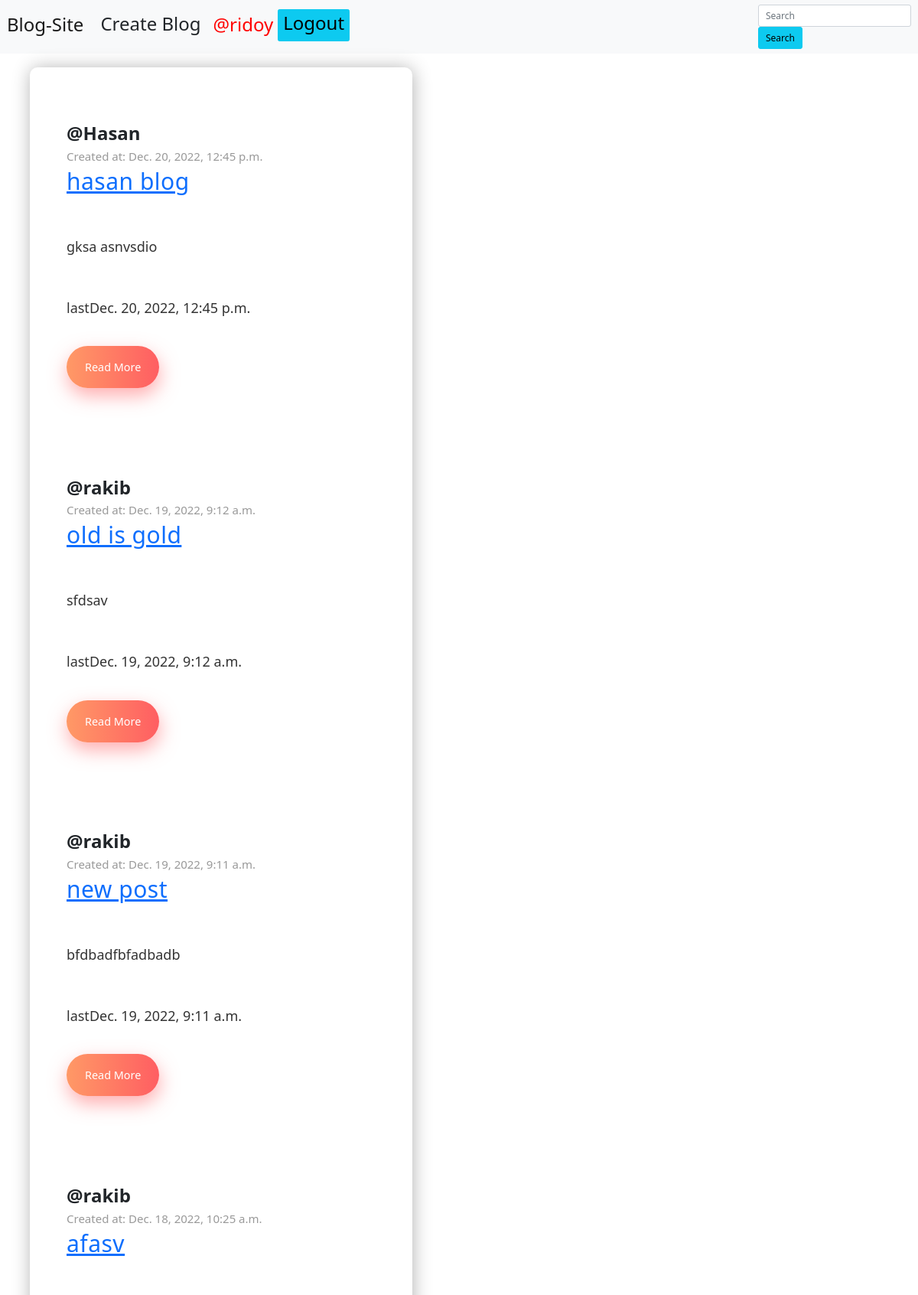
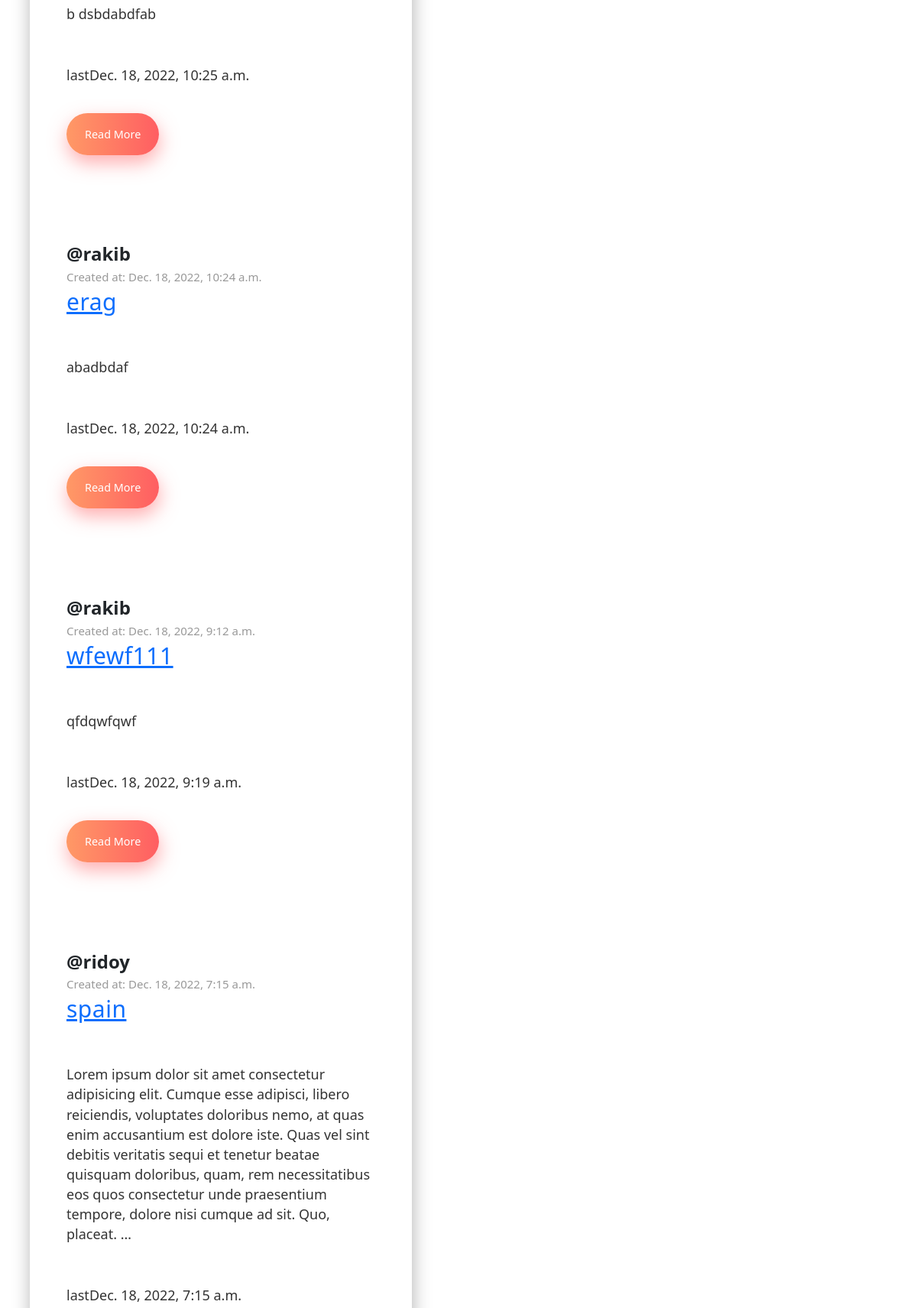
The app's page / (signed in, upper part) with its own data (2 pictures, top to bottom).
### myapp/models.py (models this page shows, shortened)
class Post(models.Model):
  title = models.CharField(max_length=50)
  body = models.TextField()
  author = models.ForeignKey(User, on_delete=models.CASCADE)
  created = models.DateTimeField(auto_now_add=True)
  updated = models.DateTimeField(auto_now=True)
  class Meta:
    ordering=['-created']

### myapp/views.py (the view)
# urls.py: path('',home, name='home' ),
def home(request):
  posts = postSearch(request)
  context = {'title':'Blog-Site', 'post':posts}
  return render(request, 'myapp/index.html',context)

### myapp/views.py (called while the page is built)
def postSearch(request):
  post_search = ""
  if request.GET.get("search"):
    post_search = request.GET.get('search')
  posts = Post.objects.filter(Q(title__icontains=post_search) | Q(body__icontains=post_search))
  return posts

### templates/myapp/index.html
{% extends 'base.html' %}
{% block content %}
<br>
<div class="container">
<div class="card-group">
<div class="blog_post">
{% for posts in post %}
<div class="container_copy">
  <h2><b>@{{posts.author}}</b></h2>
  <h3>Created at: {{posts.created}}</h3>
  <h1><a href="{% url 'post_details' posts.id %}">{{posts.title}}</a></h1>
  <p>{{posts.body|safe|truncatewords:"50"|linebreaks}}</p>
  <p>last{{posts.updated}}</p>
  <a class="btn_primary" href='{% url 'post_details' posts.id %}' target="_blank">Read More</a>
</div>
{% empty %}
 <h2>No post to show</h2>
<hr>
{% endfor %}
</div>
</div>
</div>
{% endblock %}

### templates/base.html (shortened to what this page needs)
<!DOCTYPE html>
{% load static %}
<html lang="en">
<head>
  <link href="https://cdn.jsdelivr.net/npm/bootstrap@5.0.2/dist/css/bootstrap.min.css" rel="stylesheet">
  <link rel="stylesheet" href="{% static 'css/base.css' %}">
</head>
<body>
 <nav class="navbar navbar-expand-lg navbar-light bg-light">
    <div class="container-fluid">
      <a class="navbar-brand" href="{% url 'home' %}"><h2>Blog-Site</h2></a>
      <div class="collapse navbar-collapse" id="navbarSupportedContent">
        <ul class="navbar-nav me-auto mb-2 mb-lg-0">
          <li class="nav-item">
            <a class="btn btn-outline-info;" aria-current="page"  href="{% url 'create_post' %}"><h2>Create Blog</h2></a>
          </li>
          {%  if request.user.is_authenticated %}
           <li class="nav-item">
            <a class="nav-link " href="{% url 'my_account' %}" tabindex="-1" aria-disabled="true"><h2 style="color: red">@{{request.user.username}}</h2></a>
            </li>
            <li class="nav-item">
              <a class="btn btn-info progress-bar-animated btn-sm" href="{% url 'logout' %}" ><h2>Logout</h2></a>
              </li>
          {% else %}
          <a class="btn btn-info progress-bar-animated btn-sm" href="{% url 'login' %}" ><h2>Login</h2></a> &nbsp;
          <a href="{% url 'signup' %}" class="btn btn-success progress-bar-animated btn-lg">Signup</a>
          {% endif %}
        </ul>
        <form action="" method="GET" class="search">
          <input type="text" name="search" placeholder="Search" aria-label="Search" class="form-control me-2">
          <input type="submit" value="Search"  class="btn btn-info">
      </form>
      </div>
    </div>
  </nav>
 {% block content %}
 {% endblock %}
</body>
</html>

### static/css/base.css (style rules this page uses)
* { padding: 0; margin: 0; }
html { font-family: "Roboto", sans-serif; font-size: 12px; }
.blog_post { background: #fff; max-width: 500px; border-radius: 10px; box-shadow: 1px 1px 2rem rgba(0, 0, 0, 0.3); position: relative; }
.container_copy { padding: 6rem 4rem 5rem 4rem; }
h3 { margin: 0 0 0.5rem 0; color: #999; font-size: 1.25rem; }
h1 { margin: 0 0 1rem 0; font-size: 2.5rem; letter-spacing: 0.5px; color: #333; }
p { margin: 0 0 4.5rem 0; font-size: 1.5rem; line-height: 1.45; color: #333; }
.btn_primary { border: none; outline: none; background: linear-gradient(90deg, #ff9966, #ff5e62); padding: 1.5rem 2rem; border-radius: 50px; color: white; font-size: 1.2rem; box-shadow: 1px 10px 2rem rgba(255, 94, 98, 0.5); transition: all 0.2s ease-in; text-decoration: none; }

### records on screen
Post: author "Hasan", created "Dec. 20, 2022, 12:45 p.m.", title "hasan blog", body "gksa asnvsdio", updated "Dec. 20, 2022, 12:45 p.m."
Post: author "rakib", created "Dec. 19, 2022, 9:12 a.m.", title "old is gold", body "sfdsav", updated "Dec. 19, 2022, 9:12 a.m."
Post: author "rakib", created "Dec. 19, 2022, 9:11 a.m.", title "new post", body "bfdbadfbfadbadb", updated "Dec. 19, 2022, 9:11 a.m."
Post: author "rakib", created "Dec. 18, 2022, 10:25 a.m.", title "afasv", body "b dsbdabdfab", updated "Dec. 18, 2022, 10:25 a.m."
Post: author "rakib", created "Dec. 18, 2022, 10:24 a.m.", title "erag", body "abadbdaf", updated "Dec. 18, 2022, 10:24 a.m."
Post: author "rakib", created "Dec. 18, 2022, 9:12 a.m.", title "wfewf111", body "qfdqwfqwf", updated "Dec. 18, 2022, 9:19 a.m."
Post: author "ridoy", created "Dec. 18, 2022, 7:15 a.m.", title "spain", body "Lorem ipsum dolor sit amet consectetur adipisicing elit. Cumque esse adipisci, libero reiciendis, voluptates doloribus nemo, at quas enim accusantium est dolore iste. Quas vel sint debitis veritatis sequi et tenetur beatae quisquam doloribus, quam, rem necessitatibus eos quos consectetur unde praesentium tempore, dolore nisi cumque ad sit. Quo, placeat. …", updated "Dec. 18, 2022, 7:15 a.m."

### other values on screen
{{ request.user.username }} "ridoy"
